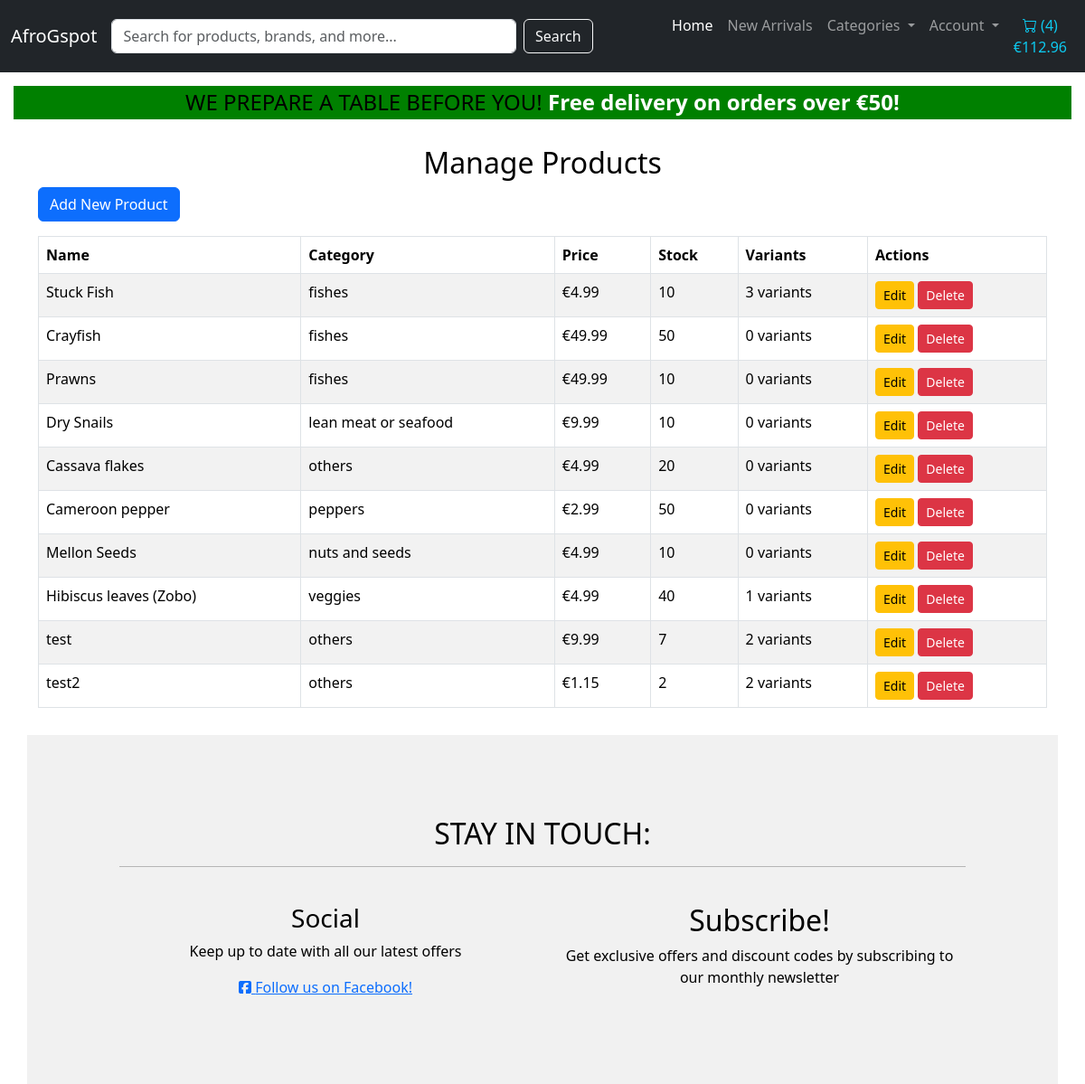
Page /product_catalog/manage/ (signed in) on the earlier database version.
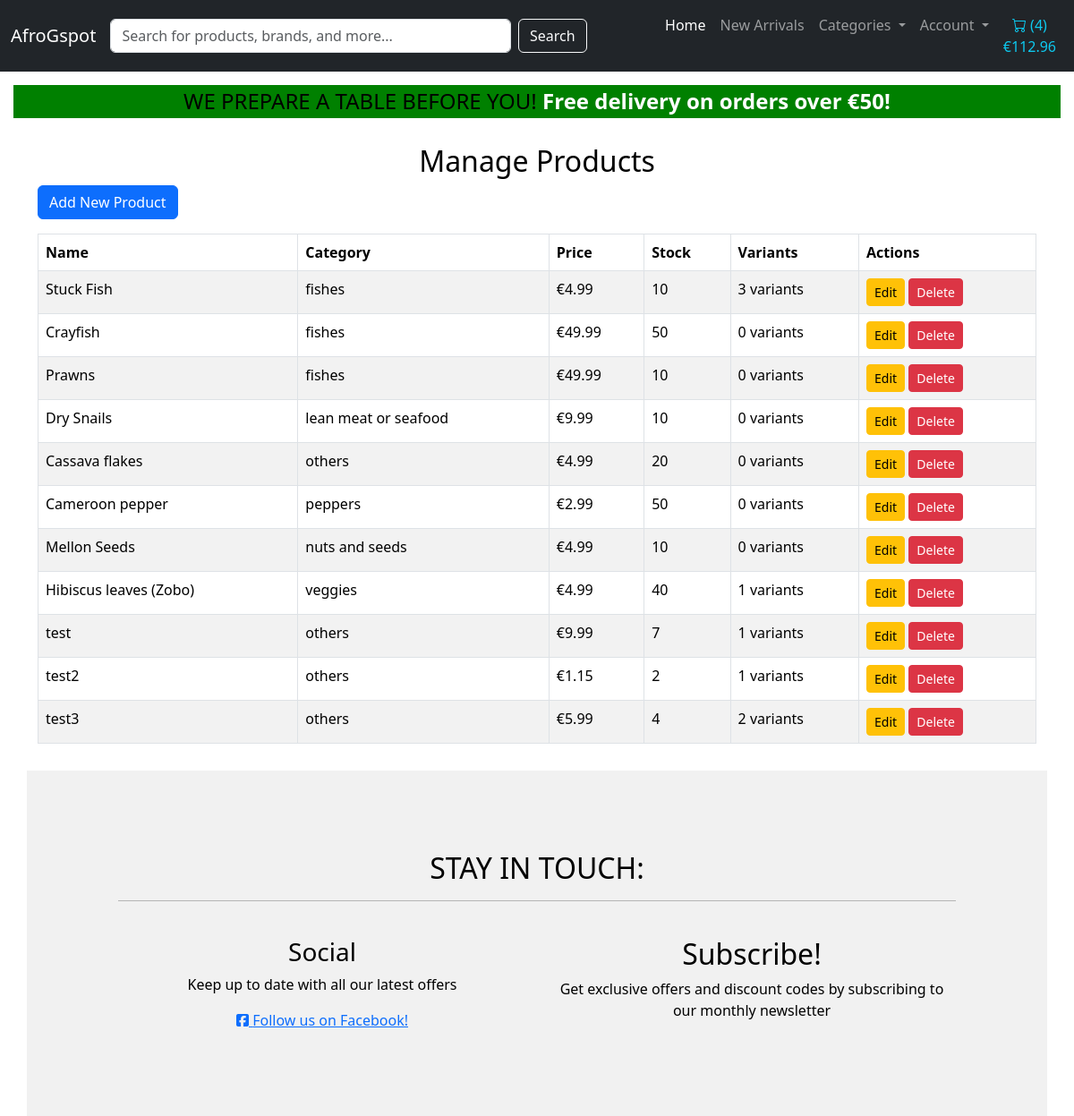
Same page on the later database version.
### product_catalog/models.py (models this page shows, shortened)
class Product(models.Model):
    name = models.CharField(max_length=255)
    sku = models.CharField(max_length=254, null=True, blank=True)
    category = models.ForeignKey(Category, null=True, blank=True, related_name='products', on_delete=models.SET_NULL)
    description = models.TextField()
    price = models.DecimalField(max_digits=10, decimal_places=2)
    discount_price = models.DecimalField(max_digits=10, decimal_places=2, null=True, blank=True)
    stock = models.IntegerField()
    image = models.ImageField(null=True, blank=True, default='static/media/background-image.jpg')
    rating = models.DecimalField(max_digits=6, decimal_places=2, null=True, blank=True)
    image_url = models.URLField(max_length=1024, null=True, blank=True)
    created_at = models.DateTimeField(auto_now_add=True)
    updated_at = models.DateTimeField(auto_now=True)
    is_active = models.BooleanField(default=True)
    is_vegan = models.BooleanField(default=False)
    is_gluten_free = models.BooleanField(default=False)
    expiration_date = models.DateField(null=True, blank=True)
    country = models.ForeignKey(Country, on_delete=models.SET_NULL, null=True, blank=True, default=1)

class Category(models.Model):
    class Meta:
        verbose_name_plural = 'Categories'
    name = models.CharField(max_length=250)
    friendly_name = models.CharField(max_length=250, null=True, blank=True)

### product_catalog/views.py (the view)
# urls.py: path('manage/', views.manage_products, name='manage_products'),
@login_required
def manage_products(request):
    products = Product.objects.all()
    return render(request, 'product_catalog/manage_products.html', {'products': products})

### product_catalog/templates/product_catalog/manage_products.html
{% extends 'base.html' %}
{% block content %}
<div class="container my-4">
    <h2 class="text-center">Manage Products</h2>
    <div class="text-right mb-3">
        <a href="{% url 'add_product' %}" class="btn btn-primary">Add New Product</a>
    </div>
    <table class="table table-striped table-hover table-bordered">
        <thead class="thead-dark">
            <tr>
                <th>Name</th>
                <th>Category</th>
                <th>Price</th>
                <th>Stock</th>
                <th>Variants</th>
                <th>Actions</th>
            </tr>
        </thead>
        <tbody>
            {% for product in products %}
            <tr>
                <td>{{ product.name }}</td>
                <td>{{ product.category.name }}</td>
                <td>€{{ product.price|floatformat:2 }}</td>
                <td>{{ product.stock }}</td>
                <td>{{ product.variants.count }} variants</td>
                <td>
                    <a href="{% url 'update_product' product.pk %}" class="btn btn-sm btn-warning">Edit</a>
                    <a href="{% url 'delete_product' product.pk %}" class="btn btn-sm btn-danger">Delete</a>
                </td>
            </tr>
            {% empty %}
            <tr>
                <td colspan="6" class="text-center">No products available.</td>
            </tr>
            {% endfor %}
        </tbody>
    </table>
</div>
{% endblock %}

Differences in the rows shown:
changed Product "test": variants.count "2" → "1"
changed Product "test2": variants.count "2" → "1"
added Product: name "test3", category.name "others", price "5.99", stock "4", variants.count "2"
